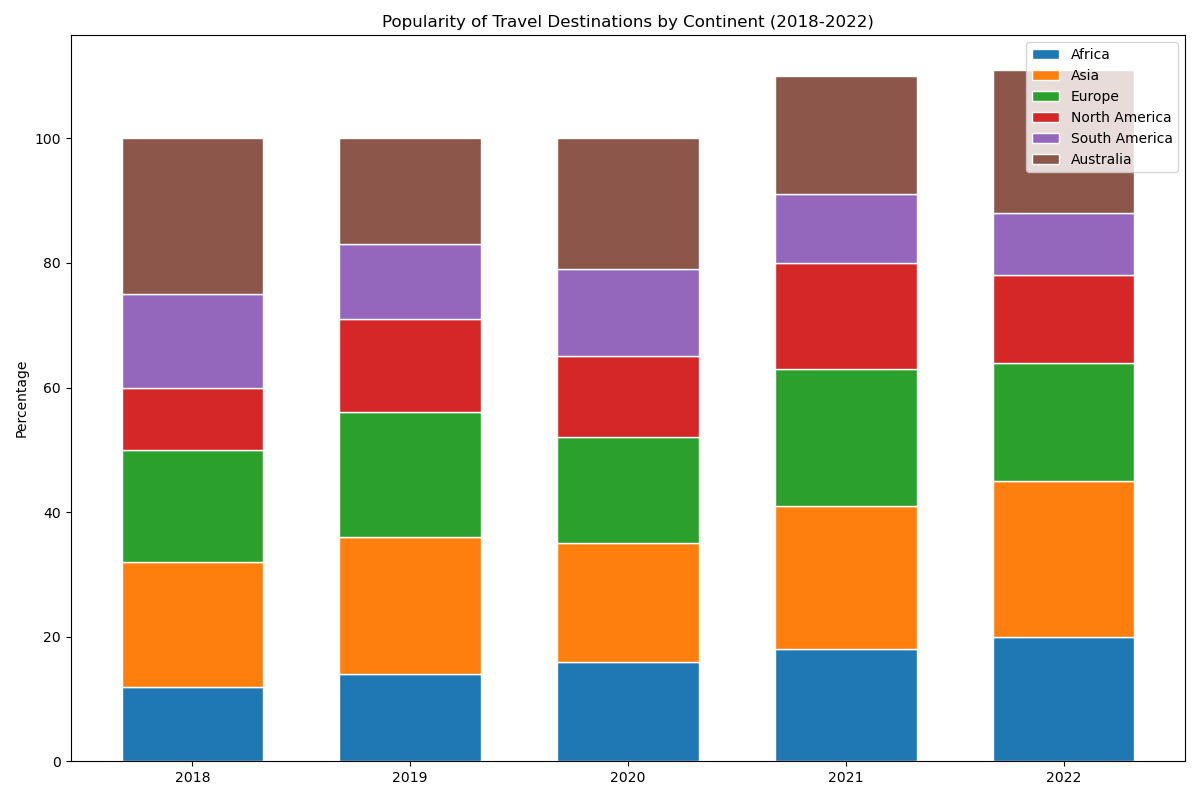

This figure's Python source:

import matplotlib.pyplot as plt
import numpy as np

categories = ['2018', '2019', '2020', '2021', '2022']
africa = [12, 14, 16, 18, 20]
asia = [20, 22, 19, 23, 25]
europe = [18, 20, 17, 22, 19]
north_america = [10, 15, 13, 17, 14]
south_america = [15, 12, 14, 11, 10]
australia = [25, 17, 21, 19, 23]

bar_width = 0.65

africa_colors = '#1f77b4'
asia_colors = '#ff7f0e'
europe_colors = '#2ca02c'
north_america_colors = '#d62728'
south_america_colors = '#9467bd'
australia_colors = '#8c564b'

fig, ax = plt.subplots(figsize=(12, 8))

ax.bar(categories, africa, color=africa_colors, edgecolor='white', width=bar_width)
ax.bar(categories, asia, bottom=np.array(africa), color=asia_colors, edgecolor='white', width=bar_width)
ax.bar(categories, europe, bottom=np.array(africa) + np.array(asia), color=europe_colors, edgecolor='white', width=bar_width)
ax.bar(categories, north_america, bottom=np.array(africa) + np.array(asia) + np.array(europe), color=north_america_colors, edgecolor='white', width=bar_width)
ax.bar(categories, south_america, bottom=np.array(africa) + np.array(asia) + np.array(europe) + np.array(north_america), color=south_america_colors, edgecolor='white', width=bar_width)
ax.bar(categories, australia, bottom=np.array(africa) + np.array(asia) + np.array(europe) + np.array(north_america) + np.array(south_america), color=australia_colors, edgecolor='white', width=bar_width)

ax.set_ylabel('Percentage')
ax.set_title('Popularity of Travel Destinations by Continent (2018-2022)')
ax.legend(['Africa', 'Asia', 'Europe', 'North America', 'South America', 'Australia'], loc='upper right')

plt.tight_layout()
plt.show()
